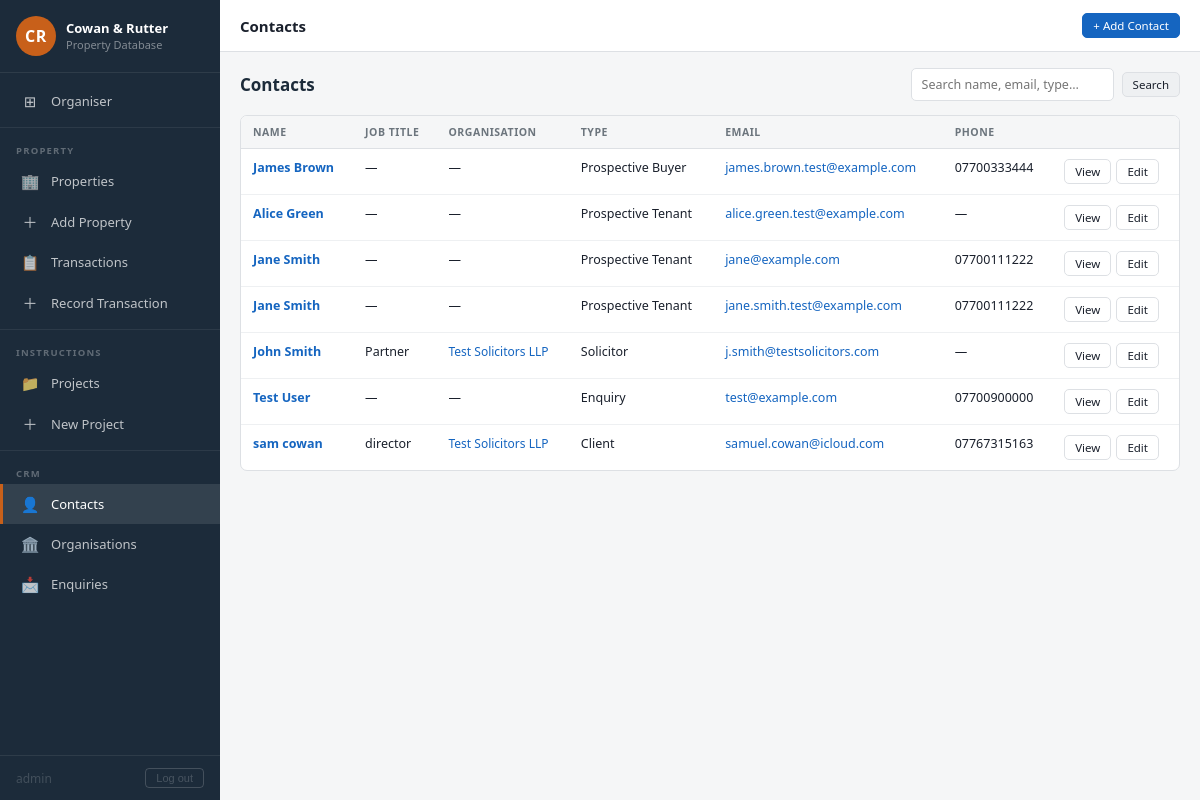
/contacts (signed in), run on the app's committed database.
### app.py (models this page shows, shortened)
class User(UserMixin, db.Model):
    __tablename__ = 'users'
    id            = db.Column(db.Integer, primary_key=True)
    username      = db.Column(db.String(80), unique=True, nullable=False)
    password_hash = db.Column(db.String(255), nullable=False)

class Contact(db.Model):
    __tablename__ = 'contacts'
    id = db.Column(db.Integer, primary_key=True)
    first_name = db.Column(db.String(100), nullable=False)
    last_name = db.Column(db.String(100), nullable=False)
    job_title = db.Column(db.String(100))
    organisation_id = db.Column(db.Integer, db.ForeignKey('organisations.id'), nullable=True)
    phone = db.Column(db.String(50))
    mobile = db.Column(db.String(50))
    email = db.Column(db.String(120))
    contact_type = db.Column(db.String(50))
    notes        = db.Column(db.Text)
    created_at   = db.Column(db.DateTime, default=datetime.utcnow)
    req_category      = db.Column(db.String(20))   # commercial / residential
    req_property_type = db.Column(db.String(100))  # e.g. Office Suite, Apartment
    req_use_class     = db.Column(db.String(30))   # office / retail / industrial
    req_area          = db.Column(db.String(200))  # preferred area(s), comma separated
    req_size_min      = db.Column(db.Float)
    req_size_max      = db.Column(db.Float)
    req_budget_min    = db.Column(db.Float)
    req_budget_max    = db.Column(db.Float)
    req_budget_unit   = db.Column(db.String(10))   # pa / pcm / sale
    req_notes         = db.Column(db.Text)
    @property
    def full_name(self):
        return f"{self.first_name} {self.last_name}"

class Organisation(db.Model):
    __tablename__ = 'organisations'
    id = db.Column(db.Integer, primary_key=True)
    name = db.Column(db.String(255), nullable=False)
    org_type = db.Column(db.String(50))   # Client, Agent, Solicitor, Developer, Investor, Other
    address = db.Column(db.String(255))
    postcode = db.Column(db.String(20))
    phone = db.Column(db.String(50))
    email = db.Column(db.String(120))
    website = db.Column(db.String(200))
    notes = db.Column(db.Text)
    created_at = db.Column(db.DateTime, default=datetime.utcnow)
    contacts = db.relationship('Contact', backref='organisation', lazy=True)

### app.py (the view)
@app.route('/contacts')
def contacts_list():
    q = request.args.get('q', '')
    query = Contact.query
    if q:
        query = query.filter(
            db.or_(Contact.first_name.ilike(f'%{q}%'), Contact.last_name.ilike(f'%{q}%'),
                   Contact.email.ilike(f'%{q}%'), Contact.contact_type.ilike(f'%{q}%'))
        )
    contacts = query.order_by(Contact.last_name, Contact.first_name).all()
    return render_template('crm/contacts_list.html', contacts=contacts, q=q)

### app.py (called while the page is built)
@login_manager.user_loader
def load_user(user_id):
    return User.query.get(int(user_id))

@app.before_request
def require_login():
    if request.endpoint in _PUBLIC_ENDPOINTS:
        return
    if not current_user.is_authenticated:
        return redirect(url_for('login', next=request.url))

### templates/crm/contacts_list.html (shortened to what this page needs)
{% extends "base.html" %}
{% block topbar_title %}Contacts{% endblock %}
{% block topbar_actions %}
  <a href="{{ url_for('contact_new') }}" class="btn btn-primary btn-sm">+ Add Contact</a>
{% endblock %}
{% block content %}
<div class="section-header">
  <h2>Contacts</h2>
  <form class="search-bar" method="get">
    <input type="text" name="q" value="{{ q }}" placeholder="Search name, email, type…">
    <button class="btn btn-secondary btn-sm" type="submit">Search</button>
  </form>
</div>
{% if contacts %}
<div class="table-wrap">
  <table>
    <thead>
      <tr>
        <th>Name</th>
        <th>Job Title</th>
        <th>Organisation</th>
        <th>Type</th>
        <th>Email</th>
        <th>Phone</th>
        <th></th>
      </tr>
    </thead>
    <tbody>
      {% for c in contacts %}
      <tr>
        <td><a href="{{ url_for('contact_detail', id=c.id) }}"><strong>{{ c.full_name }}</strong></a></td>
        <td>{{ c.job_title or '—' }}</td>
        <td>
          {% if c.organisation %}
            <a href="{{ url_for('organisation_detail', id=c.organisation.id) }}" style="font-size:12px">{{ c.organisation.name }}</a>
          {% else %}—{% endif %}
        </td>
        <td>{{ c.contact_type or '—' }}</td>
        <td>{% if c.email %}<a href="mailto:{{ c.email }}">{{ c.email }}</a>{% else %}—{% endif %}</td>
        <td>{{ c.phone or c.mobile or '—' }}</td>
        <td>
          <div class="td-actions">
            <a href="{{ url_for('contact_detail', id=c.id) }}" class="btn btn-sm btn-outline">View</a>
            <a href="{{ url_for('contact_edit', id=c.id) }}" class="btn btn-sm btn-outline">Edit</a>
          </div>
        </td>
      </tr>
      {% endfor %}
    </tbody>
  </table>
</div>
{% endif %}
{% endblock %}

### templates/base.html (shortened to what this page needs)
<!DOCTYPE html>
<html lang="en">
<head>
  <link rel="stylesheet" href="{{ url_for('static', filename='css/style.css') }}">
</head>
<body>
<div class="shell">
  <nav class="sidebar">
    <div class="sidebar-profile">
      <div class="sidebar-avatar">CR</div>
      <div class="sidebar-profile-info">
        <h2>Cowan &amp; Rutter</h2>
        <p>Property Database</p>
      </div>
    </div>
    <div class="sidebar-nav">
      <a href="{{ url_for('dashboard') }}" class="{{ 'active' if request.endpoint == 'dashboard' else '' }}">
        <span class="nav-icon">⊞</span> Organiser
      </a>
      <div class="nav-divider"></div>
      <div class="nav-section-label">Property</div>
      <a href="{{ url_for('properties_list') }}" class="{{ 'active' if 'propert' in request.endpoint and request.endpoint != 'property_new' else '' }}">
        <span class="nav-icon">🏢</span> Properties
      </a>
      <a href="{{ url_for('property_new') }}" class="{{ 'active' if request.endpoint == 'property_new' else '' }}">
        <span class="nav-icon">＋</span> Add Property
      </a>
      <a href="{{ url_for('transactions_list') }}" class="{{ 'active' if 'transaction' in request.endpoint and request.endpoint != 'transaction_new' else '' }}">
        <span class="nav-icon">📋</span> Transactions
      </a>
      <a href="{{ url_for('transaction_new') }}" class="{{ 'active' if request.endpoint == 'transaction_new' else '' }}">
        <span class="nav-icon">＋</span> Record Transaction
      </a>
      <div class="nav-divider"></div>
      <div class="nav-section-label">Instructions</div>
      <a href="{{ url_for('projects_list') }}" class="{{ 'active' if 'project' in request.endpoint and request.endpoint not in ['project_new','document_add','document_delete'] else '' }}">
        <span class="nav-icon">📁</span> Projects
      </a>
      <a href="{{ url_for('project_new') }}" class="{{ 'active' if request.endpoint == 'project_new' else '' }}">
        <span class="nav-icon">＋</span> New Project
      </a>
      <div class="nav-divider"></div>
      <div class="nav-section-label">CRM</div>
      <a href="{{ url_for('contacts_list') }}" class="{{ 'active' if 'contact' in request.endpoint else '' }}">
        <span class="nav-icon">👤</span> Contacts
      </a>
      <a href="{{ url_for('organisations_list') }}" class="{{ 'active' if 'organisation' in request.endpoint else '' }}">
        <span class="nav-icon">🏛️</span> Organisations
      </a>
      <a href="{{ url_for('enquiries_list') }}" class="{{ 'active' if 'enquir' in request.endpoint else '' }}">
        <span class="nav-icon">📩</span> Enquiries
      </a>
    </div>
    <div class="sidebar-footer" style="display:flex;align-items:center;justify-content:space-between;gap:8px">
      <span style="opacity:0.6;font-size:12px">{{ current_user.username }}</span>
      <form action="{{ url_for('logout') }}" method="post" style="margin:0">
        <button type="submit" style="background:none;border:1px solid rgba(255,255,255,0.25);color:inherit;cursor:pointer;padding:3px 10px;border-radius:4px;font-size:11px;opacity:0.7">Log out</button>
      </form>
    </div>
  </nav>
  <div class="main">
    <div class="topbar">
      <div class="topbar-title">{% block topbar_title %}{% endblock %}</div>
      <div class="topbar-actions">{% block topbar_actions %}{% endblock %}</div>
    </div>
    <div class="content">
      {% block content %}{% endblock %}
    </div>
  </div>
</div>
</body>
</html>

### data on the page
User: username "admin"
Contact: full_name "James Brown", job_title "—", contact_type "Prospective Buyer", email "james.brown.test@example.com", phone "07700333444"
Contact: full_name "Alice Green", job_title "—", contact_type "Prospective Tenant", email "alice.green.test@example.com", phone+mobile "—"
Contact: full_name "Jane Smith", job_title "—", contact_type "Prospective Tenant", email "jane@example.com", phone "07700111222"
Contact: full_name "Jane Smith", job_title "—", contact_type "Prospective Tenant", email "jane.smith.test@example.com", phone "07700111222"
Contact: full_name "John Smith", job_title "Partner", organisation.name "Test Solicitors LLP", contact_type "Solicitor", email "j.smith@testsolicitors.com", phone+mobile "—"
Contact: full_name "Test User", job_title "—", contact_type "Enquiry", email "test@example.com", phone "07700900000"
Contact: full_name "sam cowan", job_title "director", organisation.name "Test Solicitors LLP", contact_type "Client", email "samuel.cowan@icloud.com", phone "07767315163"
